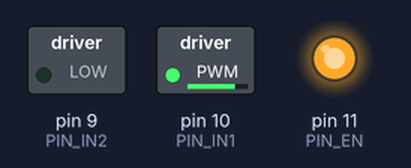
This sketch was run on a simulated Arduino Uno, built with avr-gcc and run on an emulated ATmega328P. Shown: switched loads named in the sketch (green lamp = pin HIGH), output pins drawn as LEDs (lit = HIGH).

Above: at 0.05 s.
At 64.55 s:
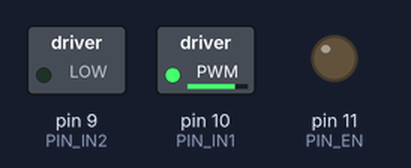
Timing chart, 0 to 85.2 s (numbered marks = the images above):
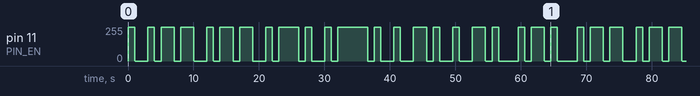

Measured:
- by itself, pin 11 (PIN_EN): moves between 0/255 and 255/255, repeating every 65.5 s

The sketch:

test_9_motor_driver_with_register1.ino
```cpp
//14051012도진우
#define PIN_EN 11
#define PIN_IN1 10
#define PIN_IN2 9
int ctime;
void setup()
{
  Serial.begin(9600);
  pinMode(PIN_EN, OUTPUT);
  digitalWrite(PIN_EN, HIGH);
  pinMode(PIN_IN1, OUTPUT);
  pinMode(PIN_IN2, OUTPUT);
  pinMode(A0, INPUT);

  digitalWrite(PIN_IN2, LOW);
  analogWrite(PIN_IN1, 200);
}

void loop()
{
  /*
  int temp = analogRead(A0);
  int temp_pwm = map(temp, 0, 1023, -255, 255);
  //정방향 회전
  if(temp_pwm > 0){
    digitalWrite(PIN_IN2, LOW);
  }
  //역방향 회전
  else{
    digitalWrite(PIN_IN2, HIGH);
  }
  analogWrite(PIN_IN1, temp_pwm);
  */

  ctime = millis();
  if(ctime %1000 ==0)
    digitalWrite(PIN_EN, !digitalRead(PIN_EN));
}
```
